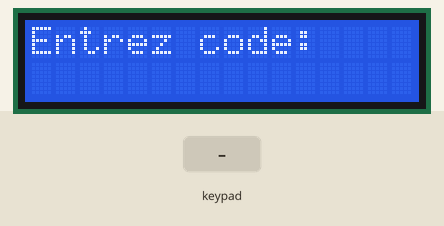
A sketch run on a simulated ESP32. Parts: 16×2 character LCD. Inputs (shaded band) come from the test bench. What the sketch prints to the serial monitor is not drawn.

Above: at 0.1 s.
2.3 s: keypad keys 7 6 5 4 # pressed 0.4 s apart
At 4.6 s:
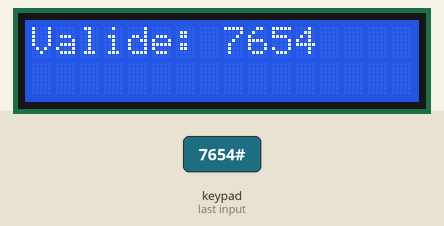
5.8 s: keypad keys 7 6 5 4 * pressed 0.4 s apart
At 8.6 s:
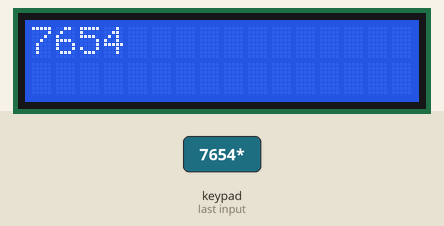
9.3 s: keypad keys 3 2 1 0 * pressed 0.4 s apart
At 11.5 s:
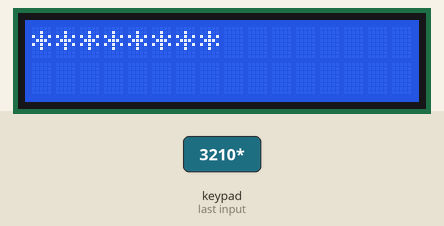
12.8 s: key 'D' pressed
At 13.9 s:
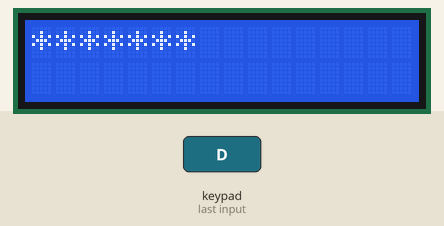
14.3 s: keypad keys 7 6 5 4 A pressed 0.4 s apart
At 16.7 s:
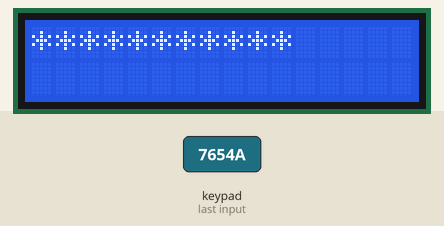
17.8 s: key '8' pressed
At 18.3 s:
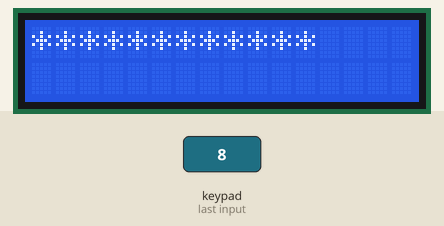
Timing chart, 0 to 20.3 s (numbered marks = the images above; inputs shaded):
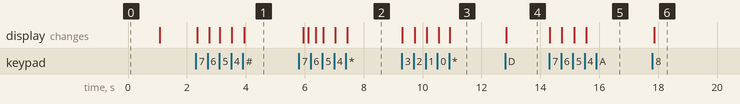

The sketch:

KeypadLiquidCrystal.ino
```cpp
#include <Wire.h>
#include <Keypad.h>
#include <Keypad_I2C.h>
#include <LiquidCrystal_I2C.h>

// =======================
// Configuration I2C
// =======================
#define I2C_SDA 21
#define I2C_SCL 22

// =======================
// Adresse du PCF8574
// =======================
#define PCF8574_ADDR 0x24

// =======================
// Clavier 4x4
// =======================
const byte ROWS = 4; // 4 lignes
const byte COLS = 4; // 4 colonnes

// Mappage des touches
char keys[ROWS][COLS] = {
  {'1','2','3','A'},
  {'4','5','6','B'},
  {'7','8','9','C'},
  {'*','0','#','D'}
};

// Correspondance des pins du PCF8574 (adaptées à ta configuration)
byte rowPins[ROWS] = {7, 6, 5, 4}; // Utilisées pour les lignes
byte colPins[COLS] = {3, 2, 1, 0}; // Utilisées pour les colonnes

// Création de l'objet Keypad_I2C--
Keypad_I2C myKeypad(makeKeymap(keys), rowPins, colPins, ROWS, COLS, PCF8574_ADDR);

// =======================
// LCD I2C (adresse 0x27)
// =======================
LiquidCrystal_I2C lcd(0x27, 16, 2);  // Écran LCD 16x2

// =======================
// Variables Globales
// =======================
String userInput = "";          // Chaîne saisie par l'utilisateur
const byte MAX_LENGTH = 16;     // Longueur maximale de saisie
bool maskInput = true;          // true = affichage masqué, false = affichage clair

// =======================
// SETUP
// =======================
void setup() {
  Serial.begin(115200);

  // Initialisation du bus I2C sur l'ESP32 (GPIO 21 et 22)
  Wire.begin(I2C_SDA, I2C_SCL);

  // Initialisation du Keypad_I2C
  myKeypad.begin(makeKeymap(keys));

  // Initialisation du LCD
  lcd.init();
  lcd.backlight();
  lcd.clear();
  lcd.print("Entrez code:");
  delay(1000);
  lcd.clear();
}

// =======================
// LOOP
// =======================
void loop() {
  char key = myKeypad.getKey();

  if (key) {
    Serial.print("Touche: ");
    Serial.println(key);

    if (key == '*') {
      // Touche '*' : bascule entre affichage masqué et clair
      maskInput = !maskInput;
    }
    else if (key == 'D') {
      // Touche 'D' : suppression du dernier caractère
      if (userInput.length() > 0) {
        userInput.remove(userInput.length() - 1, 1);
      }
    }
    else if (key == '#') {
      // Touche '#' : validation de la saisie
      lcd.clear();
      lcd.print("Valide: ");
      lcd.print(userInput);
      delay(2000);

      // Réinitialisation de la saisie et remise du masquage
      userInput = "";
      maskInput = true;
      lcd.clear();
      lcd.print("Entrez code:");
    }
    // On accepte uniquement les chiffres (0-9)
    else if (key >= '0' && key <= '9') {
      if (userInput.length() < MAX_LENGTH) {
        userInput += key;
      }
    }
    // Les autres touches (A, B, C) sont ignorées

    // Mise à jour de l'affichage du LCD
    lcd.clear();
    if (maskInput) {
      // Affiche un '*' pour chaque caractère saisi
      String masked = "";
      for (int i = 0; i < userInput.length(); i++) {
        masked += "*";
      }
      lcd.print(masked);
    }
    else {
      // Affiche la saisie en clair
      lcd.print(userInput);
    }
  }

  delay(50);  // Petit délai anti-rebond
}
```

Measured:
- after the input at 2.3 s, the display: first changes after 0.05 s (image 1 shows a later state)
- after the input at 5.8 s, the display: first differs from a run without the input after 0.31 s (image 2 shows a later state)
- after the input at 9.3 s, the display: first changes at once (image 3 shows a later state)
- after the input at 12.8 s, the display: changes at once (image 4)
- after the input at 14.3 s, the display: first changes at once (image 5 shows a later state)
- after the input at 17.8 s, the display: changes after 0.06 s (image 6)
